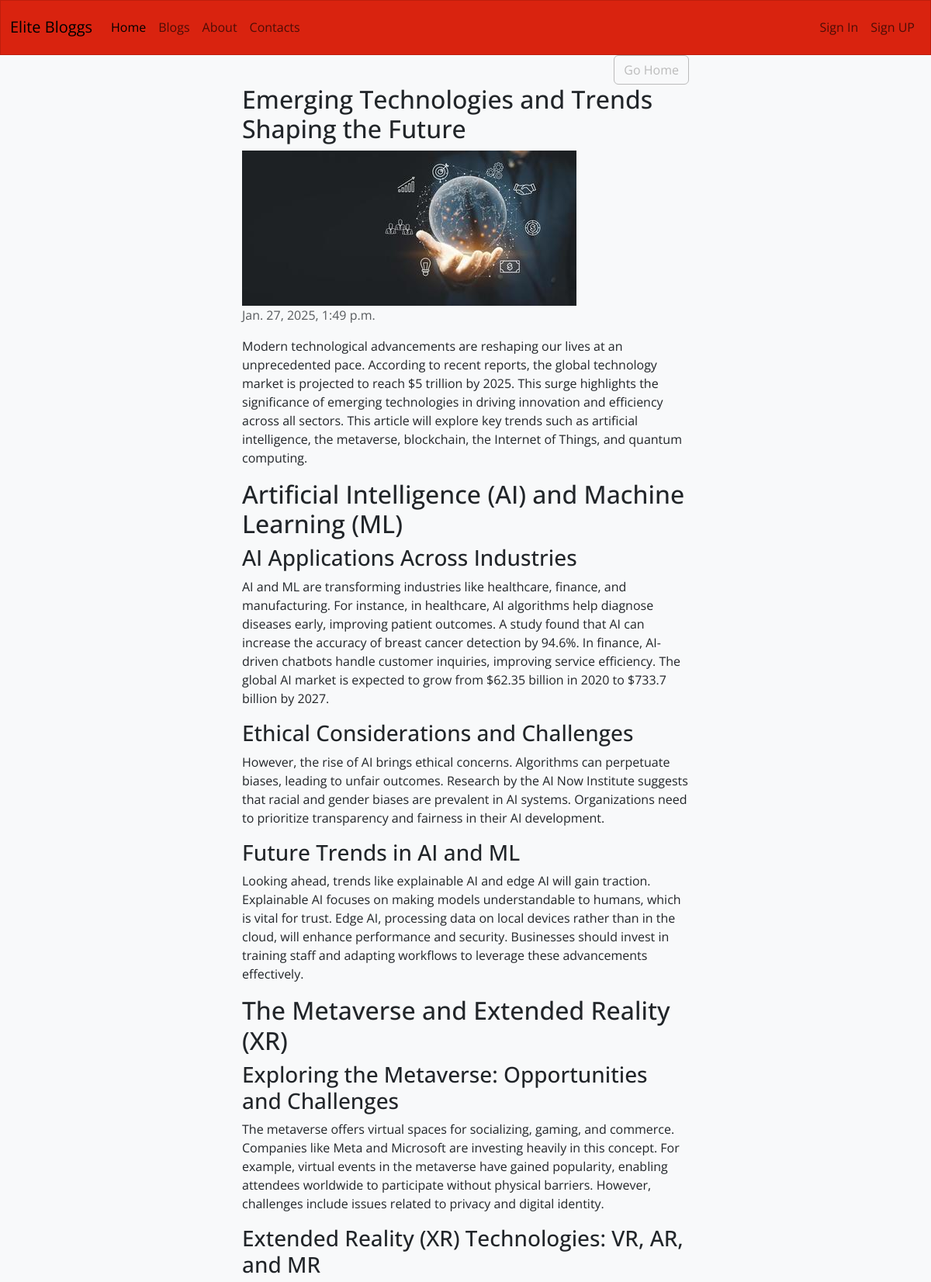
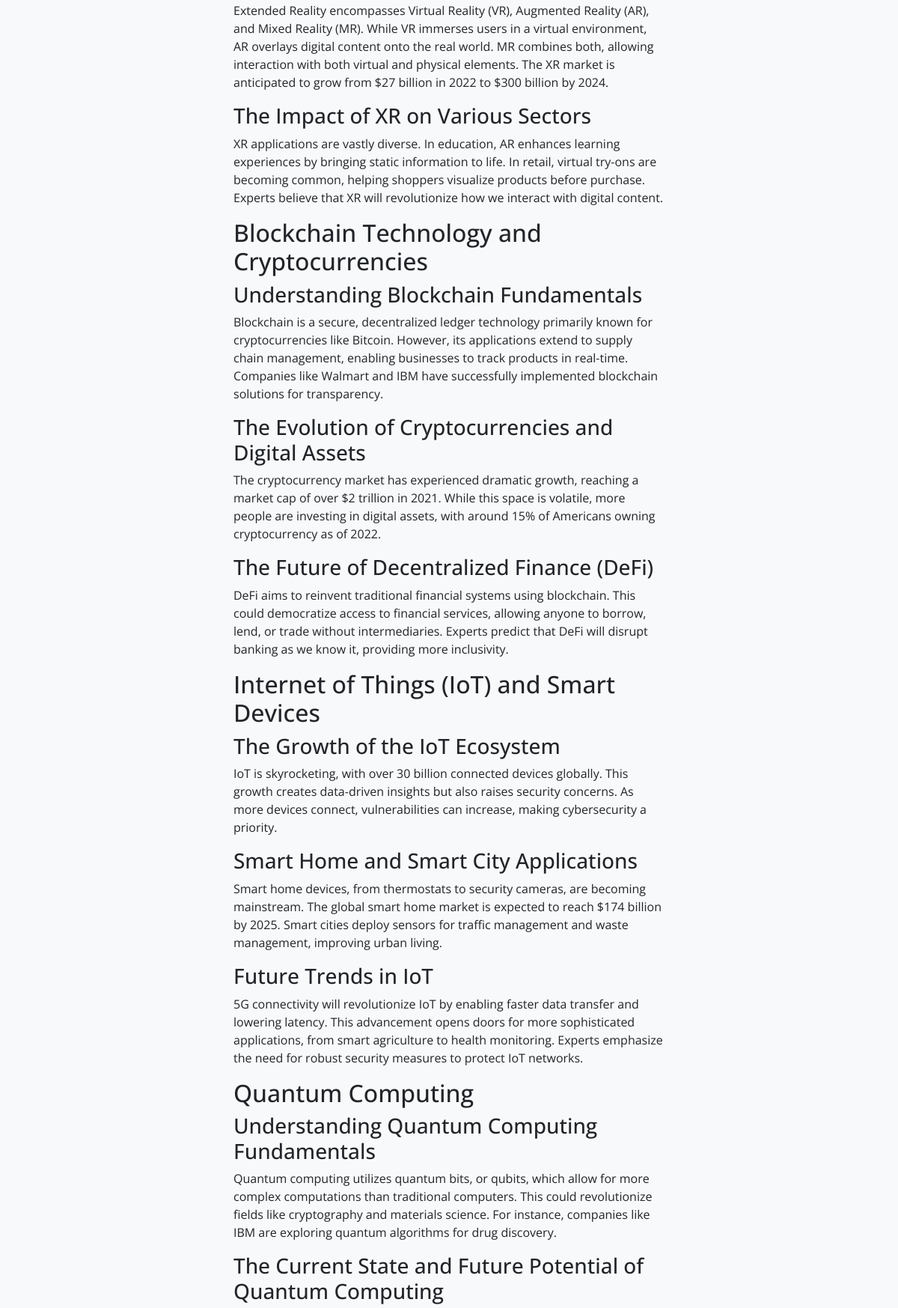
The app's page /article/1/ (upper part) with its own data (2 pictures, top to bottom).
### posts/models.py (models this page shows, shortened)
class Article(models.Model):
    title = models.CharField(max_length=255)
    content = HTMLField()
    date_posted = models.DateTimeField(auto_now_add=True)
    author = models.ForeignKey(User, on_delete=models.CASCADE)
    featured = models.BooleanField(default=False)
    category = models.ForeignKey('Category', on_delete=models.CASCADE)
    likes = models.ManyToManyField(User, related_name='likes', blank=True)
    image = models.ImageField(default='default.jpg', upload_to='images/')

### posts/views.py (the view, shortened to what this page needs)
# urls.py: path('article/<int:pk>/', ArticleDetailView.as_view(), name='article-detail'),
class ArticleDetailView(View):
    def get(self, request, pk):
        article = get_object_or_404(Article, pk=pk)
        form = CommentForm()
        comments = Comment.objects.filter(article=article)
        return render(request, 'posts/article_detail.html', {'article': article, 'form': form, 'comments': comments})

### posts/templates/posts/article_detail.html (shortened to what this page needs)
{% extends 'posts/base.html' %}
{% block content %}
<div class="row mx-md-0 mx3">
    <div class="col-md-6 offset-md-3 text-end">
        <a class="btn btn-outline-secondary" href="{% url 'index' %}">Go Home</a>
    </div>
</div>
<div class="row mx-md-0 mx-3">
    <div class="col-md-6 offset-md-3">
        <h2>{{ article.title }}</h2>
        {% if article.image %}
            <img src="{{ article.image.url }}" class="img-fluid" alt="{{ article.title }}">
        {% endif %}
        <p class="text-muted">{{ article.date_posted }}</p>
        <p>{{ article.content | safe }}</p>
    </div>
</div>
{% endblock %}

### records on screen
Article: title "Emerging Technologies and Trends Shaping the Future", image (picture), date_posted "Jan. 27, 2025, 1:49 p.m.", content "Modern technological advancements are reshaping our lives at an unprecedented pace. According to recent reports, the global technology market is projected to reach $5 trillion by 2025. This surge highlights the significance of emerging technologies in driving innovation and efficiency across all sectors. This article will explore key trends such as artificial intelligence, the metaverse, blockchain, the Internet of Things, and quantum computing. Artificial Intelligence (AI) and Machine Learning (ML) AI Applications Across Industries AI and ML are transforming industries like healthcare, finance, and manufacturing. For instance, in healthcare, AI algorithms help diagnose diseases early,…"
